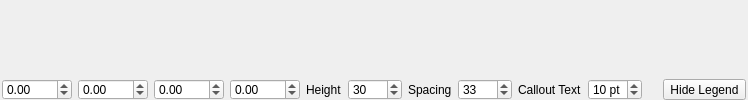
       <widget class="QWidget" name="tab_experience">
        <attribute name="title">
         <string>Experience</string>
        </attribute>
        <layout class="QVBoxLayout" name="verticalLayout_25" stretch="1,0">
         <property name="leftMargin">
          <number>2</number>
         </property>
         <property name="topMargin">
          <number>0</number>
         </property>
         <property name="rightMargin">
          <number>2</number>
         </property>
         <property name="bottomMargin">
          <number>0</number>
         </property>
         <item>
          <widget class="ContextMenuPlotWidget" name="pyqtgraph_experience" native="true"/>
         </item>
         <item>
          <widget class="QWidget" name="controls_experience" native="true">
           <layout class="QHBoxLayout" name="horizontalLayout_29">
            <property name="leftMargin">
             <number>0</number>
            </property>
            <property name="topMargin">
             <number>3</number>
            </property>
            <property name="rightMargin">
             <number>0</number>
            </property>
            <property name="bottomMargin">
             <number>0</number>
            </property>
            <item>
             <spacer name="horizontalSpacer_38">
              <property name="orientation">
               <enum>Qt::Horizontal</enum>
              </property>
              <property name="sizeHint" stdset="0">
               <size>
                <width>0</width>
                <height>20</height>
               </size>
              </property>
             </spacer>
            </item>
            <item>
             <layout class="QHBoxLayout" name="horizontalLayout_30">
              <item>
               <widget class="QDoubleSpinBox" name="spin_experience_x_min">
                <property name="sizePolicy">
                 <sizepolicy hsizetype="Expanding" vsizetype="Fixed">
                  <horstretch>0</horstretch>
                  <verstretch>0</verstretch>
                 </sizepolicy>
                </property>
                <property name="minimumSize">
                 <size>
                  <width>50</width>
                  <height>21</height>
                 </size>
                </property>
                <property name="maximumSize">
                 <size>
                  <width>70</width>
                  <height>16777215</height>
                 </size>
                </property>
                <property name="accelerated">
                 <bool>true</bool>
                </property>
                <property name="minimum">
                 <double>-1000000.000000000000000</double>
                </property>
                <property name="maximum">
                 <double>1000000.000000000000000</double>
                </property>
                <property name="singleStep">
                 <double>0.100000000000000</double>
                </property>
               </widget>
              </item>
              <item>
               <widget class="QDoubleSpinBox" name="spin_experience_x_max">
                <property name="sizePolicy">
                 <sizepolicy hsizetype="Expanding" vsizetype="Fixed">
                  <horstretch>0</horstretch>
                  <verstretch>0</verstretch>
                 </sizepolicy>
                </property>
                <property name="minimumSize">
                 <size>
                  <width>50</width>
                  <height>21</height>
                 </size>
                </property>
                <property name="maximumSize">
                 <size>
                  <width>70</width>
                  <height>16777215</height>
                 </size>
                </property>
                <property name="accelerated">
                 <bool>true</bool>
                </property>
                <property name="minimum">
                 <double>-1000000.000000000000000</double>
                </property>
                <property name="maximum">
                 <double>1000000.000000000000000</double>
                </property>
                <property name="singleStep">
                 <double>0.100000000000000</double>
                </property>
               </widget>
              </item>
             </layout>
            </item>
            <item>
             <layout class="QHBoxLayout" name="horizontalLayout_31">
              <item>
               <widget class="QDoubleSpinBox" name="spin_experience_y_min">
                <property name="sizePolicy">
                 <sizepolicy hsizetype="Expanding" vsizetype="Fixed">
                  <horstretch>0</horstretch>
                  <verstretch>0</verstretch>
                 </sizepolicy>
                </property>
                <property name="minimumSize">
                 <size>
                  <width>50</width>
                  <height>21</height>
                 </size>
                </property>
                <property name="maximumSize">
                 <size>
                  <width>70</width>
                  <height>16777215</height>
                 </size>
                </property>
                <property name="minimum">
                 <double>-1000000.000000000000000</double>
                </property>
                <property name="maximum">
                 <double>1000000.000000000000000</double>
                </property>
                <property name="singleStep">
                 <double>0.100000000000000</double>
                </property>
               </widget>
              </item>
              <item>
               <widget class="QDoubleSpinBox" name="spin_experience_y_max">
                <property name="sizePolicy">
                 <sizepolicy hsizetype="Expanding" vsizetype="Fixed">
                  <horstretch>0</horstretch>
                  <verstretch>0</verstretch>
                 </sizepolicy>
                </property>
                <property name="minimumSize">
                 <size>
                  <width>50</width>
                  <height>21</height>
                 </size>
                </property>
                <property name="maximumSize">
                 <size>
                  <width>70</width>
                  <height>16777215</height>
                 </size>
                </property>
                <property name="minimum">
                 <double>-1000000.000000000000000</double>
                </property>
                <property name="maximum">
                 <double>1000000.000000000000000</double>
                </property>
                <property name="singleStep">
                 <double>0.100000000000000</double>
                </property>
               </widget>
              </item>
             </layout>
            </item>
            <item>
             <layout class="QHBoxLayout" name="horizontalLayout_33">
              <item>
               <widget class="QLabel" name="label_experience_height">
                <property name="sizePolicy">
                 <sizepolicy hsizetype="Fixed" vsizetype="Fixed">
                  <horstretch>0</horstretch>
                  <verstretch>0</verstretch>
                 </sizepolicy>
                </property>
                <property name="minimumSize">
                 <size>
                  <width>0</width>
                  <height>21</height>
                 </size>
                </property>
                <property name="text">
                 <string>Height</string>
                </property>
                <property name="textFormat">
                 <enum>Qt::PlainText</enum>
                </property>
               </widget>
              </item>
              <item>
               <widget class="QSpinBox" name="spin_experience_height">
                <property name="sizePolicy">
                 <sizepolicy hsizetype="Minimum" vsizetype="Fixed">
                  <horstretch>0</horstretch>
                  <verstretch>0</verstretch>
                 </sizepolicy>
                </property>
                <property name="minimumSize">
                 <size>
                  <width>35</width>
                  <height>21</height>
                 </size>
                </property>
                <property name="maximum">
                 <number>1000</number>
                </property>
                <property name="value">
                 <number>30</number>
                </property>
               </widget>
              </item>
              <item>
               <widget class="QLabel" name="label_experience_spacing">
                <property name="sizePolicy">
                 <sizepolicy hsizetype="Fixed" vsizetype="Fixed">
                  <horstretch>0</horstretch>
                  <verstretch>0</verstretch>
                 </sizepolicy>
                </property>
                <property name="minimumSize">
                 <size>
                  <width>0</width>
                  <height>21</height>
                 </size>
                </property>
                <property name="text">
                 <string>Spacing</string>
                </property>
                <property name="textFormat">
                 <enum>Qt::PlainText</enum>
                </property>
               </widget>
              </item>
              <item>
               <widget class="QSpinBox" name="spin_experience_spacing">
                <property name="minimumSize">
                 <size>
                  <width>35</width>
                  <height>21</height>
                 </size>
                </property>
                <property name="minimum">
                 <number>0</number>
                </property>
                <property name="maximum">
                 <number>1000</number>
                </property>
                <property name="value">
                 <number>33</number>
                </property>
               </widget>
              </item>
              <item>
               <widget class="QLabel" name="label_experience_callout_size">
                <property name="sizePolicy">
                 <sizepolicy hsizetype="Fixed" vsizetype="Fixed">
                  <horstretch>0</horstretch>
                  <verstretch>0</verstretch>
                 </sizepolicy>
                </property>
                <property name="minimumSize">
                 <size>
                  <width>0</width>
                  <height>21</height>
                 </size>
                </property>
                <property name="text">
                 <string>Callout Text</string>
                </property>
                <property name="textFormat">
                 <enum>Qt::PlainText</enum>
                </property>
               </widget>
              </item>
              <item>
               <widget class="QSpinBox" name="spin_experience_callout_size">
                <property name="minimumSize">
                 <size>
                  <width>35</width>
                  <height>21</height>
                 </size>
                </property>
                <property name="suffix">
                 <string> pt</string>
                </property>
                <property name="minimum">
                 <number>6</number>
                </property>
                <property name="maximum">
                 <number>32</number>
                </property>
                <property name="value">
                 <number>10</number>
                </property>
               </widget>
              </item>
             </layout>
            </item>
            <item>
             <spacer name="horizontalSpacer_40">
              <property name="orientation">
               <enum>Qt::Horizontal</enum>
              </property>
              <property name="sizeType">
               <enum>QSizePolicy::Fixed</enum>
              </property>
              <property name="sizeHint" stdset="0">
               <size>
                <width>15</width>
                <height>20</height>
               </size>
              </property>
             </spacer>
            </item>
            <item>
             <layout class="QHBoxLayout" name="horizontalLayout_34">
              <item>
               <widget class="QToolButton" name="check_experience_hide_legend">
                <property name="minimumSize">
                 <size>
                  <width>0</width>
                  <height>21</height>
                 </size>
                </property>
                <property name="text">
                 <string>Hide Legend</string>
                </property>
               </widget>
              </item>
             </layout>
            </item>
            <item>
             <spacer name="horizontalSpacer_42">
              <property name="orientation">
               <enum>Qt::Horizontal</enum>
              </property>
              <property name="sizeHint" stdset="0">
               <size>
                <width>0</width>
                <height>20</height>
               </size>
              </property>
             </spacer>
            </item>
           </layout>
          </widget>
         </item>
        </layout>
       </widget>
